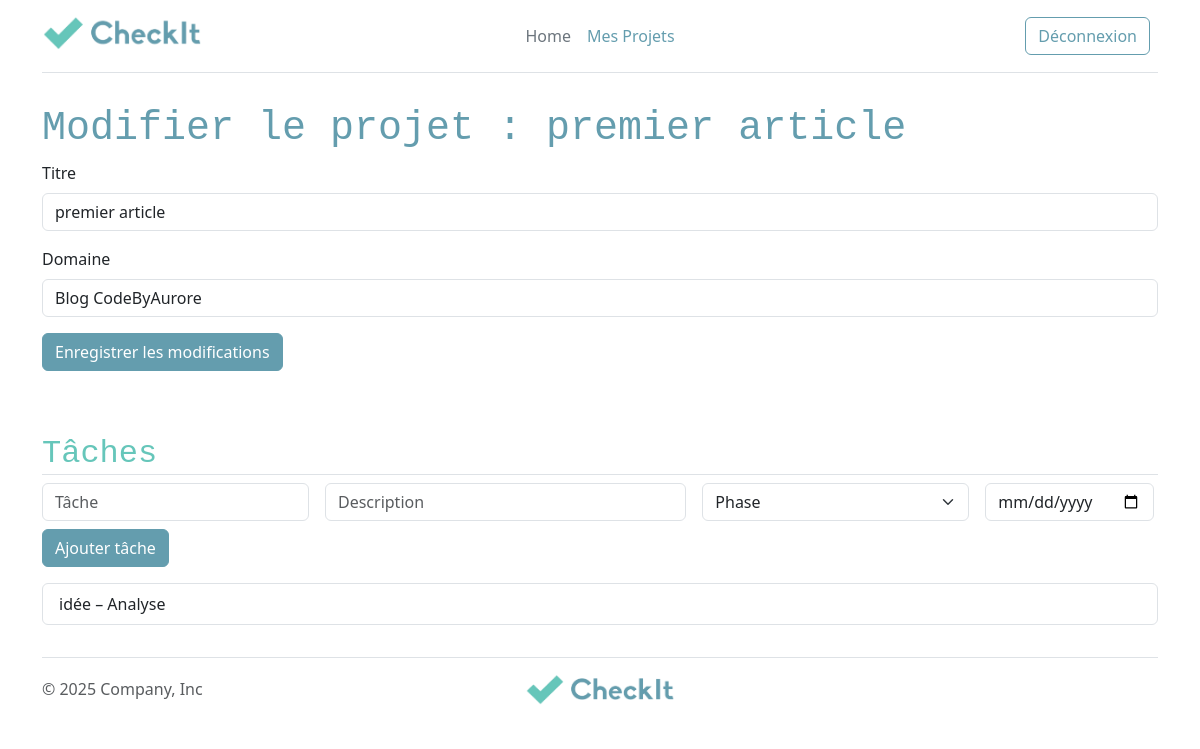
/edit-project.php?id=2 (signed in), run on the app's committed database.
### tables this page shows
CREATE TABLE `project` (
  `id` int unsigned NOT NULL AUTO_INCREMENT,
  `title` varchar(100) NOT NULL,
  `needs` longtext NOT NULL,
  `domain_id` int unsigned NOT NULL,
  `user_id` int unsigned NOT NULL,
  PRIMARY KEY (`id`),
  KEY `user_id` (`user_id`),
  KEY `domain_id` (`domain_id`),
  CONSTRAINT `project_ibfk_1` FOREIGN KEY (`user_id`) REFERENCES `user` (`id`) ON DELETE RESTRICT ON UPDATE RESTRICT,
  CONSTRAINT `project_ibfk_2` FOREIGN KEY (`domain_id`) REFERENCES `domain` (`id`) ON DELETE RESTRICT ON UPDATE RESTRICT
);

CREATE TABLE `domain` (
  `id` int unsigned NOT NULL AUTO_INCREMENT,
  `name` varchar(100) NOT NULL,
  `icon` varchar(100) NOT NULL,
  PRIMARY KEY (`id`)
);

CREATE TABLE `task` (
  `id` int unsigned NOT NULL AUTO_INCREMENT,
  `name` varchar(100) NOT NULL,
  `phase` enum('Analyse','Conception','Programmation','Déploiement') NOT NULL,
  `deadline` date DEFAULT NULL,
  `status` tinyint(1) NOT NULL,
  `description` text NOT NULL,
  `project_id` int unsigned NOT NULL,
  PRIMARY KEY (`id`),
  KEY `project_id` (`project_id`),
  CONSTRAINT `task_ibfk_1` FOREIGN KEY (`project_id`) REFERENCES `project` (`id`) ON DELETE RESTRICT ON UPDATE RESTRICT
);

### lib/project.php (called while the page is built, shortened)
<?php
function getProjectById(PDO $pdo, int $id): array|bool
{
    $query = $pdo->prepare('
        SELECT project.*, domain.name AS domain_name
        FROM project
        JOIN domain ON project.domain_id = domain.id
        WHERE project.id = :id
    ');
    $query->bindValue(':id', $id, PDO::PARAM_INT);
    $query->execute();
    return $query->fetch(PDO::FETCH_ASSOC);
}

### lib/domain.php (called while the page is built)
<?php
function getAllDomains(PDO $pdo):array
{
  $query = $pdo->prepare("SELECT * FROM domain");
  $query->execute();
  return $query->fetchAll(PDO::FETCH_ASSOC);
}

### lib/task.php (called while the page is built, shortened)
<?php
  require_once 'lib/pdo.php';
  require_once 'lib/project.php';
  function getProjectTasks(PDO $pdo, int $id): array
  {
      $stmt = $pdo->prepare("SELECT * FROM task WHERE project_id = :id ORDER BY deadline ASC");
      $stmt->bindValue(':id', $id, PDO::PARAM_INT);
      $stmt->execute();
      return $stmt->fetchAll(PDO::FETCH_ASSOC);
  }

### edit-project.php (the view, shortened to what this page needs)
<?php
require_once __DIR__ . "/templates/header.php";
require_once 'lib/pdo.php';
require_once 'lib/project.php';
require_once 'lib/domain.php';
require_once 'lib/task.php';
$id = (int)($_GET['id'] ?? 0);
$project = getProjectById($pdo, $id);
$domains = getAllDomains($pdo);
$tasks = getProjectTasks($pdo, $id);
?>
<div class="container col-xxl-8 py-2 mb-4">
  <h1>Modifier le projet : <?= htmlspecialchars($project['title']) ?></h1>
  <form action="" method="post">
    <div class="mb-3">
      <label for="title" class="form-label">Titre</label>
      <input type="text" name="title" id="title" class="form-control" value="<?= $project['title'] ?>">
    </div>
    <div class="mb-3">
      <label for="domain_id" class="form-label">Domaine</label>
      <select name="domain_id" id="domain_id" class="form-control">
        <?php foreach ($domains as $domain): ?>
          <option value="<?= $domain['id'] ?>" <?= ($domain['id'] === $project['domain_id']) ? 'selected' : '' ?>>
            <?= htmlspecialchars($domain['name']) ?>
          </option>
        <?php endforeach; ?>
      </select>
    </div>
    <input type="submit" name="saveProject" value="Enregistrer les modifications" class="btn btn-primary">
  </form>
  <h2 class="border-bottom pt-3 mt-5">Tâches</h2>
  <form method="post" class="row gy-2 gx-3 align-items-center">
    <div class="col-md-3"><input type="text" name="name" placeholder="Tâche" class="form-control" required></div>
    <div class="col-md-4"><input type="text" name="description" placeholder="Description" class="form-control"></div>
    <div class="col-md-3">
      <select name="phase_id" class="form-select">
        <option value="">Phase</option>
      </select>
    </div>
    <div class="col-md-auto"><input type="date" name="deadline" class="form-control"></div>
    <div class="col-md-auto"><input type="submit" name="saveTask" value="Ajouter tâche" class="btn btn-primary"></div>
  </form>
  <ul class="list-group mt-3">
    <?php foreach ($tasks as $task): ?>
      <li class="list-group-item"><?= htmlspecialchars($task['name']) ?> – <?= $task['phase'] ?></li>
    <?php endforeach; ?>
  </ul>
</div>
<?php
require_once __DIR__ . "/templates/footer.php";
?>

### data on the page
project: title "premier article", domain_id "Blog CodeByAurore"
task: name "idée", phase "Analyse"
